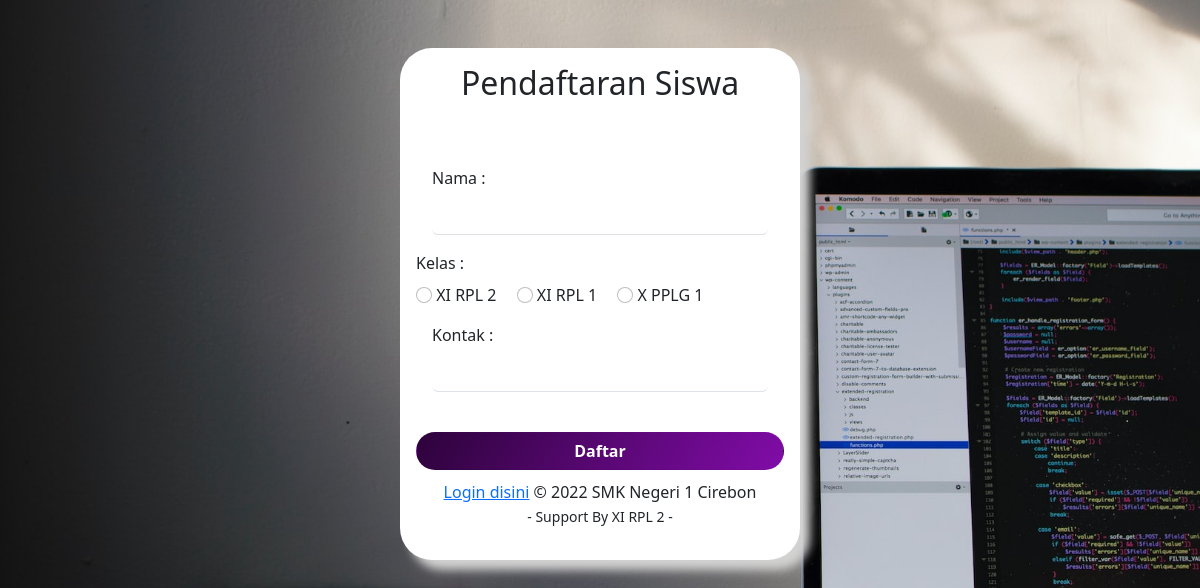
Screenshot of /peminjaman_buku/daftarUser.php with the database file from the repository.
### tables this page shows
CREATE TABLE `kelas` (
  `idKelas` int(11) NOT NULL,
  `namaKelas` varchar(20) NOT NULL
);

### peminjaman_buku/koneksi.php (called while the page is built, shortened)
<?php
    $conn = mysqli_connect("localhost", "root", "", "perpus_padudung");
    function query($query){
        global $conn;
        $result = mysqli_query($conn, $query);
        $rows = [];
        while( $row = mysqli_fetch_assoc($result) ){
            $rows[] = $row;
        }
        return $rows;
    }
            ?>

### peminjaman_buku/daftarUser.php (the view, shortened to what this page needs)
<?php
require 'koneksi.php';
?>
<!doctype html>
<html lang="en">
<head>
  <link href="https://cdn.jsdelivr.net/npm/bootstrap@5.2.3/dist/css/bootstrap.min.css" rel="stylesheet">
  <link rel="stylesheet" href="login_style.css">
</head>
<body>
  <form action="index.php" method="post" class="m-auto my-5 p-3 rounded-5">
    <h2 class="text-center pb-3">Pendaftaran Siswa</h2>
    <div class="mb-3 px-3 mt-5">
      <label for="nama" class="form-label">Nama :</label>
      <input type="text" name="nama" class="form-control border-0 border-bottom" id="nama" aria-describedby="emailHelp">
    </div>
    <div class="mb-3">
      <label for="kelas" class="form-label">Kelas :</label>
      <br>
      <?php foreach ($LoginKelas = query("SELECT * FROM kelas") as $kelas) : ?>
        <input class="form-check-input" type="radio" name="kelas" id="<?= $kelas['namaKelas'] ?>" value="<?= $kelas['namaKelas'] ?>">
        <label class="form-check-label me-3" for="<?= $kelas['namaKelas'] ?>">
          <?= $kelas['namaKelas'] ?>
        </label>
      <?php endforeach; ?>
      <br>
    </div>
    <div class="mb-3 px-3">
      <label for="kontak" class="form-label">Kontak :</label>
      <input type="number" name="kontak" class="form-control border-0 border-bottom" id="kontak">
    </div>
    <br>
    <div class="d-grid gap-2">
      <button type="submit" name="login" class="btn rounded-pill text-white fw-bold">Daftar</button>
    </div>
    <footer class="main-footer " style="padding-top: 10px;">
      <div class="text-center">
        <a href="index.php">Login disini</a>
        <a href="http://smkn1-cirebon.sch.id" class="txt2 hov1 text-decoration-none text-dark" target="_blank">
          © 2022 SMK Negeri 1 Cirebon
        </a>
      </div>
    </footer>
    <p class="text-center"><small>- Support By XI RPL 2 -</small></p>
  </form>
</body>
</html>

### peminjaman_buku/login_style.css (style rules this page uses)
body { background: url(background/bg11.jpg); background-size: cover; background-attachment: fixed; }
form { box-shadow: 10px 10px 10px rgb(210, 210, 210); background-color: white; font-family:'Segoe UI', Tahoma, Geneva, Verdana, sans-serif ; width: 25rem; }
button { background: linear-gradient( 120deg,#2D033B,#810CA8 ); }

### rows the page displays
kelas: namaKelas "XI RPL 2"
kelas: namaKelas "XI RPL 1"
kelas: namaKelas "X PPLG 1"
